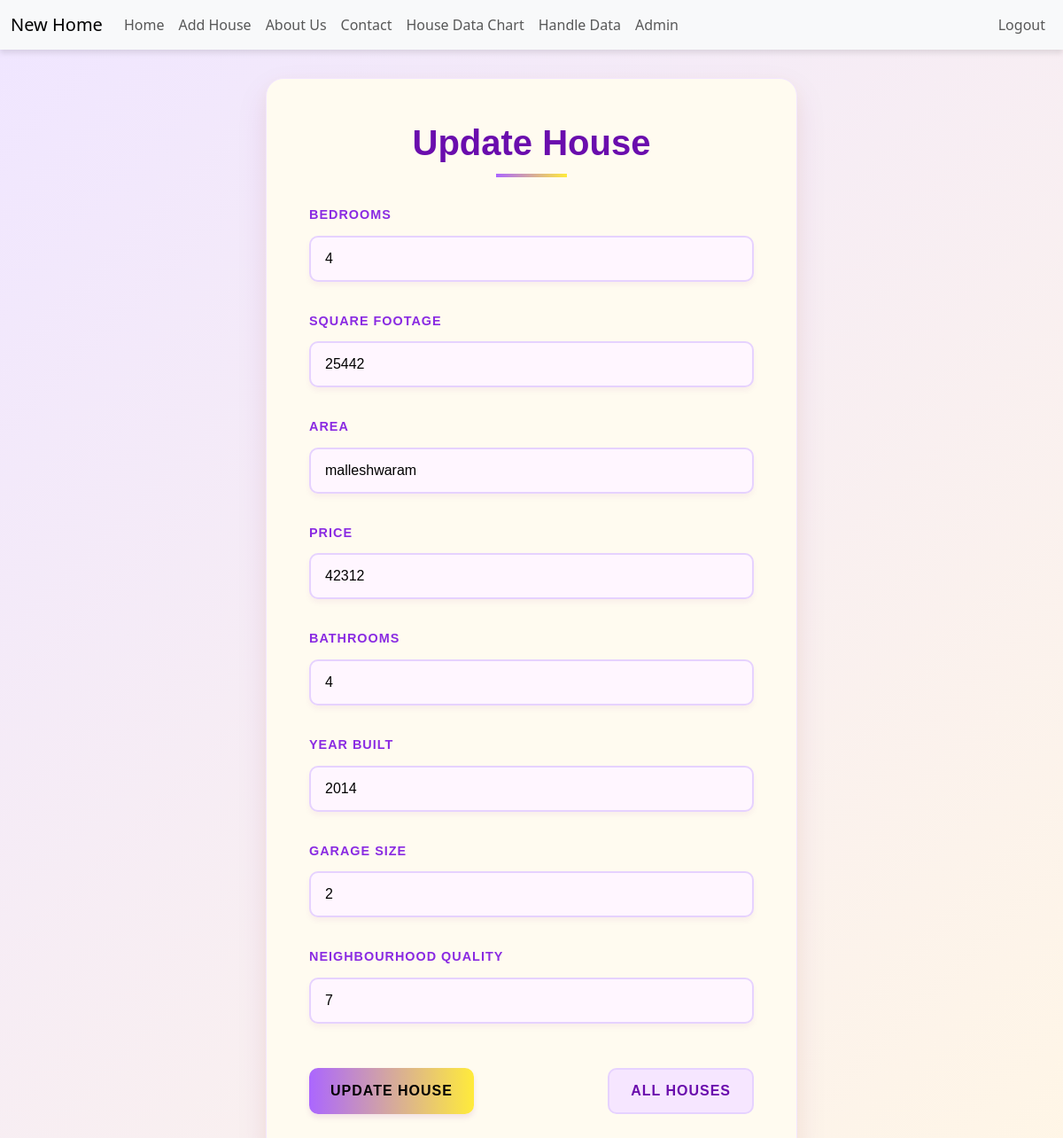
The app's page /update_task/4 (signed in) with its own data.
### models/home.py (models this page shows, shortened)
class Homes(db.Model):
    id = db.Column(db.Integer, primary_key=True, autoincrement=True)
    bedrooms = db.Column(db.Integer, nullable=False)
    square_footage = db.Column(db.Integer, nullable=False)
    area = db.Column(db.String(100), nullable=False)
    price = db.Column(db.Integer, nullable=False)
    bathrooms = db.Column(db.Integer, nullable=False)
    year_built = db.Column(db.Integer, nullable=False)
    garage_size = db.Column(db.Integer, nullable=False)
    neighbourhood_quality = db.Column(db.String(100), nullable=False)

### app.py (the view, shortened to what this page needs)
@flask_app.route('/update_task/<int:id>', methods=['GET', 'POST'])
def update_task(id):
    if not is_admin():
        flash('Admin access required.', 'danger')
        return redirect(url_for('home'))
    house = Homes.query.get_or_404(id)
    return render_template('update.html', house=house)

### app.py (called while the page is built)
def is_admin():
    return session.get('user_role') == 'admin'

### templates/update.html (shortened to what this page needs)
{% extends 'base.html' %}
{% block content %}
<div style="background: linear-gradient(135deg, #f0e6ff 0%, #fff6e6 100%); min-height: 100vh; display: flex; justify-content: center; align-items: center; padding: 2rem 0;">
    <div style="background: #fffbf0; max-width: 600px; width: 100%; padding: 3rem; border-radius: 20px; box-shadow: 0 15px 35px rgba(128,0,128,0.1), 0 5px 15px rgba(255,255,0,0.07); border: 1px solid #f3e6ff;">
        <h1 style="text-align: center; font-family: 'Arial', sans-serif; color: #6a0dad; margin-bottom: 2rem; font-size: 2.5rem; font-weight: 700; position: relative; padding-bottom: 15px;">
            Update House
            <span style="position: absolute; bottom: 0; left: 50%; transform: translateX(-50%); width: 80px; height: 4px; background: linear-gradient(to right, #ab66ff 0%, #ffeb3b 100%);"></span>
        </h1>
        <form method="POST" enctype="application/x-www-form-urlencoded" style="display: grid; gap: 1.5rem;">
            {% macro form_input(label, name, type='text') %}
            <div style="position: relative;">
                <label for="{{ name }}" style="display: block; margin-bottom: 0.75rem; font-weight: 600; font-family: 'Arial', sans-serif; color: #8a2be2; text-transform: uppercase; letter-spacing: 1px; font-size: 0.9rem;">
                    {{ label }}
                </label>
                <input
                    type="{{ type }}"
                    id="{{ name }}"
                    name="{{ name }}"
                    value="{{ house[name] }}"
                    required
                    style="width: 100%;
                           padding: 0.75rem 1rem;
                           border: 2px solid #e6d2ff;
                           border-radius: 10px;
                           font-size: 1rem;
                           font-family: 'Arial', sans-serif;
                           transition: all 0.3s ease;
                           box-shadow: 0 4px 6px rgba(128,0,128,0.05);
                           background: #fff6ff;"
                    onfocus="this.style.borderColor='#ab66ff'; this.style.boxShadow='0 0 0 3px rgba(171, 102, 255, 0.2)'"
                    onblur="this.style.borderColor='#e6d2ff'; this.style.boxShadow='0 4px 6px rgba(128,0,128,0.05)'"
                >
            </div>
            {% endmacro %}
            {{ form_input('Bedrooms', 'bedrooms', 'number') }}
            {{ form_input('Square Footage', 'square_footage', 'number') }}
            {{ form_input('Area', 'area') }}
            {{ form_input('Price', 'price', 'number') }}
            {{ form_input('Bathrooms', 'bathrooms', 'number') }}
            {{ form_input('Year Built', 'year_built', 'number') }}
            {{ form_input('Garage Size', 'garage_size', 'number') }}
            {{ form_input('Neighbourhood Quality', 'neighbourhood_quality') }}
            <div style="display: flex; justify-content: space-between; margin-top: 1rem;">
                <button
                    type="submit"
                    style="
                        background: linear-gradient(to right, #ab66ff 0%, #ffeb3b 100%);
                        color: black;
                        border: none;
                        padding: 0.75rem 1.5rem;
                        border-radius: 10px;
                        font-weight: 600;
                        font-family: 'Arial', sans-serif;
                        text-transform: uppercase;
                        letter-spacing: 1px;
                        cursor: pointer;
                        transition: all 0.3s ease;
                        box-shadow: 0 4px 6px rgba(128,0,128,0.1);
                    "
                    onmouseover="this.style.transform='translateY(-3px)'; this.style.boxShadow='0 6px 8px rgba(128,0,128,0.15)'"
                    onmouseout="this.style.transform='translateY(0)'; this.style.boxShadow='0 4px 6px rgba(128,0,128,0.1)'"
                >
                    Update House
                </button>
                <a
                    href="/house"
                    style="
                        background: #f6e6ff;
                        color: #6a0dad;
                        border: 2px solid #e6d2ff;
                        padding: 0.75rem 1.5rem;
                        border-radius: 10px;
                        font-weight: 600;
                        font-family: 'Arial', sans-serif;
                        text-transform: uppercase;
                        letter-spacing: 1px;
                        text-decoration: none;
                        cursor: pointer;
                        transition: all 0.3s ease;
                    "
                    onmouseover="this.style.backgroundColor='#f0d6ff'; this.style.transform='translateY(-3px)'"
                    onmouseout="this.style.backgroundColor='#f6e6ff'; this.style.transform='translateY(0)'"
                >
                    All Houses
                </a>
            </div>
        </form>
    </div>
</div>
{% endblock %}

### static/main.css (style rules this page uses)
body { margin: 0; font-family: 'Poppins', sans-serif; background-image: url('NewHome/static/f.jpeg'); background-size: cover; background-repeat: no-repeat; background-position: center; }
h1 { color: #333; margin-top: 0; }
form { width: 100%; max-width: 600px; background-width:100%; }
label { display: block; margin-bottom: 8px; font-weight: bold; color: white; }
input[type="number"], input[type="text"], select { width: 100%; padding: 8px; margin-bottom: 10px; border: 1px solid #ccc; border-radius: 5px; }

### records on screen
Homes: bedrooms "4", square_footage "25442", area "malleshwaram", price "42312", bathrooms "4", year_built "2014", garage_size "2", neighbourhood_quality "7"

### other values on screen
{{ label }} "BEDROOMS SQUARE FOOTAGE AREA PRICE BATHROOMS YEAR BUILT GARAGE SIZE NEIGHBOURHOOD QUALITY"
